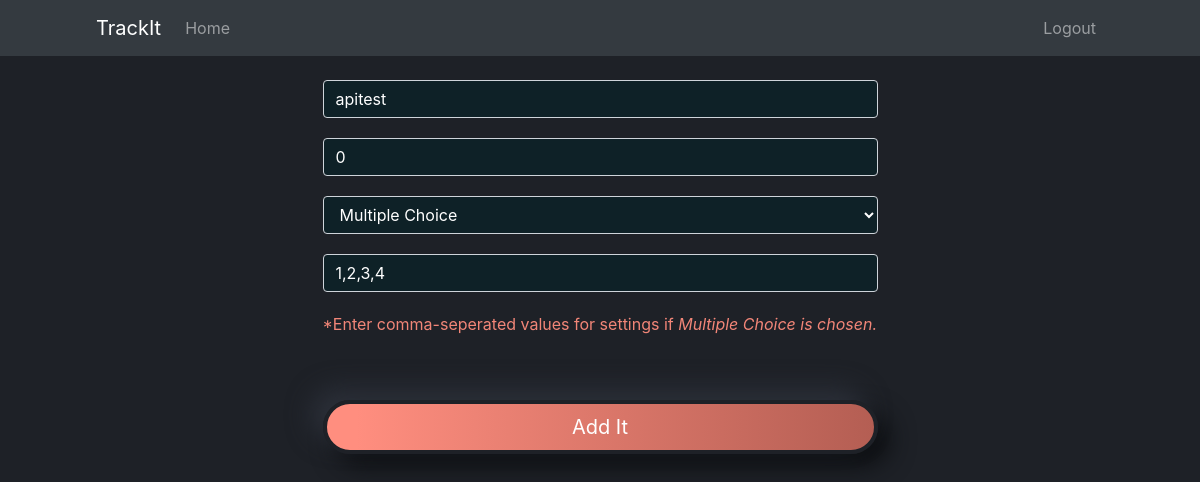
/tracker/9/update (signed in), run on the app's committed database.
### application/models.py (models this page shows, shortened)
class Tracker(db.Model):
    __tablename__ = 'tracker'
    id = db.Column(db.Integer, autoincrement=True, primary_key=True)
    name = db.Column(db.String, nullable=False)
    description = db.Column(db.String(1000))
    tracker_type = db.Column(db.String, nullable=False)
    settings = db.Column(db.String, default=None)
    user_id = db.Column(db.Integer, db.ForeignKey('user.id', ondelete="CASCADE"), nullable=False)
    logs = db.relationship('Log', backref='tracker', lazy=True)

### application/controllers.py (the view, shortened to what this page needs)
@app.route('/tracker/<int:tracker_id>/update', methods=["GET", "POST"])
@login_required
def update_tracker(tracker_id):
	tracker = Tracker.query.get_or_404(tracker_id)
	if tracker.user_id != current_user.id:
		abort(403)
	form = AddTrackerForm()
	form.name.data = tracker.name
	form.description.data = tracker.description
	form.tracker_type.data = tracker.tracker_type
	form.settings.data = tracker.settings
	return render_template("add_tracker.html", form=form, title="Update Tracker")

### application/forms.py (shortened to what this page needs)
class AddTrackerForm(FlaskForm):
	name = StringField(label="Name: ", validators=[DataRequired(), Length(min=2, max=55)])
	description = StringField(label="Description: ", validators=[Length(max=1000)])
	tracker_type = SelectField(label="Type: ", choices=[("num", "Numerical"), ("mct", "Multiple Choice"),
												 ("td", "TIme Duration"), ("bool", "Yes/No")])
	settings = StringField(label="Custom Options: ")
	submit = SubmitField(label="Add It")

### application/controllers.py (called while the page is built)
@login_manager.user_loader
def load_user(user_id):
	return User.query.get(int(user_id))

### application/templates/add_tracker.html (shortened to what this page needs)
{% extends "base.html"%}
{% block content %}
  <div class="container">
     <form method="POST" class="form-register form-pad">
      {% if form.name.errors %}
        {{ form.name(class='form-control is-invalid my-form mt-4', placeholder="Tracker Name")}}
        <div class="invalid-feedback">
          {% for error in form.name.errors %}
            <span>{{ error }}</span>
          {% endfor %}
        </div>
      {% else %}
        {{ form.name(class='form-control my-form mt-4', placeholder="name")}}
      {% endif %}
      {% if form.description.errors %}
        {{ form.description(class='form-control is-invalid my-form', placeholder="Description")}}
        <div class="invalid-feedback">
          {% for error in form.description.errors %}
            <span>{{ error }}</span>
          {% endfor %}
        </div>
      {% else %}
        {{ form.description(class='form-control my-form', placeholder="description")}}
      {% endif %}
      {{ form.tracker_type(class='form-control my-form', placeholder="Tracker Type")}}
      {% if form.settings.errors %}
        {{ form.settings(class='form-control is-invalid my-form', placeholder="Description")}}
        <div class="invalid-feedback">
          {% for error in form.settings.errors %}
            <span>{{ error }}</span>
          {% endfor %}
        </div>
      {% else %}
        {{ form.settings(class='form-control my-form', placeholder="Settings")}}
      {% endif %}
   <div>
     <p class="text-lg-left my-color"> *Enter comma-seperated values for settings if <em>Multiple Choice is chosen. </em></p>
   </div>
			<br><br>
      {{form.submit(class='btn btn-lg btn-block btn-primary my-button')}}
		<br>
        </form>
{% endblock %}

### application/static/styles/style.css (style rules this page uses)
body { background-color: #1e2127; color: white; }
.form-pad { padding: 0px 25% 0px 25%; }
.my-button { background: linear-gradient(90deg, #FF8E7F 5.43%, #B45E53 100%); border: 4px solid #1E2127; box-sizing: border-box; box-shadow: -12px -12px 24px #2B2F38, 12px 12px 24px #0D0F12; border-radius: 40px; padding: 8px 40px; color: white; }
.my-color { color: #F28678; }
.my-form { background-color:#0e2127 !important; color: #ffffff; margin-bottom:20px; }

### data on the page
Tracker: name "apitest", description "0", tracker_type "Multiple Choice", settings "1,2,3,4"
